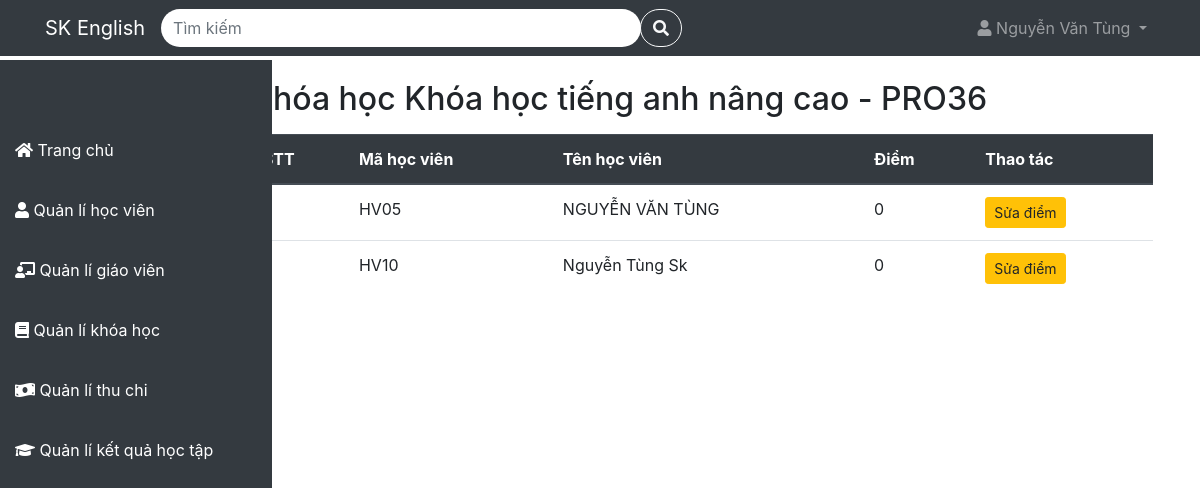
The page /QuanLiTrungTamTA/achievement/detail?id=PRO36&nameCourse=Khóa học tiếng anh nâng cao (signed in) on the database as committed earlier.
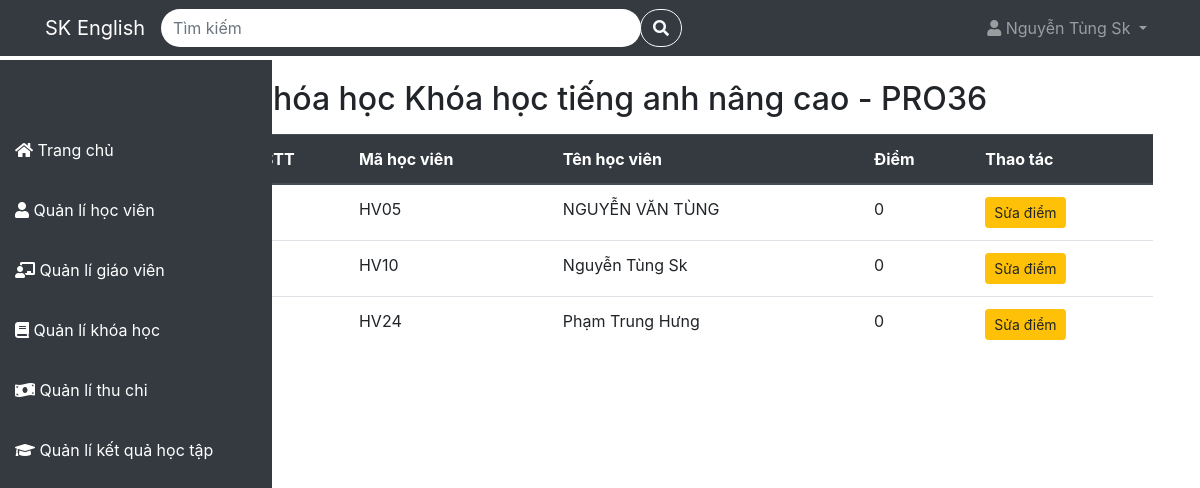
The same page on the database as committed later.
### tables this page shows
CREATE TABLE `registrations` (
  `registration_id` varchar(4) NOT NULL,
  `student_id` varchar(4) NOT NULL,
  `schedule_id` varchar(32) NOT NULL,
  `registration_date` timestamp NOT NULL DEFAULT current_timestamp() ON UPDATE current_timestamp()
);

CREATE TABLE `students` (
  `student_id` varchar(4) NOT NULL,
  `name` varchar(100) NOT NULL,
  `address` varchar(100) DEFAULT NULL,
  `phone` varchar(10) NOT NULL,
  `email` varchar(100) NOT NULL
);

### app/Controller/AchievementController.php (called while the page is built, shortened)
<?php
class AchievementController{
    protected $config = [
        'host' => 'localhost',
        'dbname' => 'quanlytrungtamta',
        'user' => 'root',
        'password' => ''
    ];
    protected $db;
    public function __construct() {
        $this->db = new Database($this->config);
    }
    public function show($param){
        if(isset($_GET['id']) && !empty($_GET['id'])){
            $id = $_GET['id'];
            $students = $this->db->table('registrations')->JoinTable(['students' => 'student_id'], ['schedule_id' => $id]);
        }
        include './app/View/Achievement/detail.php';
    }
}
?>

### index.php (called while the page is built, shortened)
<?php
include './app/Model/Model.php';
include './app/Route/Route.php';
include './app/Controller/AchievementController.php';
$route = new Route();
$route->get('/', 'LandingController@index');
$route->post('/courseRegistration', 'RegisterController@courseRegistration');
$route->post('/login', 'LoginController@index');
$route->post('/logout', 'LogoutController@index');
$route->post('/register', 'RegisterController@index');
$route->post('/verify', 'RegisterController@verify');
$route->post('/forgotPassword', 'ForgotPasswordController@forgot_password');
$route->post('/reset_password', 'ForgotPasswordController@reset_password');
if(isset($_SESSION['full_name']) && !empty($_SESSION['full_name']))
{
    $route->get('/home', 'HomeController@index');
    $route->get('/profile', 'UserController@index');
    $route->post('/profile/edit', 'UserController@editProfile');
    $route->post('/profile/resetPassWord', 'UserController@ResetPasswordProfile');
    $route->get('/student', 'StudentController@index');
    $route->post('/student/deleteStudent', 'StudentController@deleteStudent');
    $route->post('/student/editStudent', 'StudentController@editStudent');
    $route->post('/student/addStudent', 'RegistrationController@addStudent');
    $route->get('/teacher', 'TeacherController@index');
    $route->post('/teacher/addTeacher', 'TeacherController@addTeacher');
    $route->post('/teacher/editTeacher', 'TeacherController@editTeacher');
    $route->post('/teacher/deleteTeacher', 'TeacherController@deleteTeacher');
    $route->get('/course', 'CourseController@index');
    $route->post('/course/addCourse', 'CourseController@addCourse');
    $route->post('/course/deleteCourse', 'CourseController@deleteCourse');
    $route->post('/course/edit', 'CourseController@editCourse');
    $route->get('/course/detail', 'CourseController@show@detailCourse.php');
    $route->post('/course/addSchedule', 'ScheduleController@addSchedule');
    $route->post('/course/deleteSchedule', 'ScheduleController@deleteSchedule');
    $route->get('/payment', 'PaymentController@index');
    $route->get('/payment/receipts', 'PaymentController@show@receipts.php');
    $route->get('/payment/expenses', 'PaymentController@show@expenses.php');
    $route->get('/payment/report', 'PaymentController@show@report.php');
    $route->get('/achievement', 'AchievementController@index');
    $route->get('/achievement/detail', 'AchievementController@show@detail.php');
}
$requestUri = $_SERVER['REQUEST_URI'];
$route->handle($requestUri);
?>

### app/Model/Model.php (called while the page is built, shortened)
<?php
class Database {
    protected
        $table = '',
        $host = '',
        $user ='',
        $password = '',
        $dbname = '',
        $conn = null;
    public function __construct($config){
        $this->host = $config['host'];
        $this->user = $config['user'];
        $this->password = $config['password'];
        $this->dbname = $config['dbname'];
    }
    protected function connect(){
        try{
            $this->conn = new PDO("mysql:host=$this->host;dbname=$this->dbname", $this->user, $this->password);
            $this->conn->setAttribute(PDO::ATTR_ERRMODE, PDO::ERRMODE_EXCEPTION);
        }catch(PDOException $e){
            echo "Lỗi kết nối đến cơ sở dữ liệu: ".$e->getMessage();
        }
    }
    public function get($data = [])
    {
        try {
            if (empty($data)) {
                $sqlString = "select * from $this->table";
                $query = $this->conn->prepare($sqlString);
                $query->execute();
            } else {
                $stmt = join('=? and ', array_keys($data));
                $stmt .= '=?';
                $sqlString = "select * from $this->table where $stmt";
                $query = $this->conn->prepare($sqlString);
                $query->execute(array_values($data));
            }
            return $query->fetchAll(PDO::FETCH_ASSOC);
        } catch (PDOException $e) {
            $this->logToConsole("Lỗi đọc dữ liệu: " . $e->getMessage());
        }
    }
    public function JoinTable($table = [], $where = []) {
        try {
            $sqlString = "SELECT * FROM $this->table";
            $id = array_values($table);
            $tableKeys = array_keys($table);
            for ($i = 0; $i < count($tableKeys); $i++) {
                $sqlString .= " INNER JOIN " . $tableKeys[$i] . " ON " . $this->table . "." . $id[$i] . " = " . $tableKeys[$i] . "." . $id[$i];
            }
            if (!empty($where)) {
                $sqlString .= " WHERE ";
                $conditions = [];
                foreach (array_keys($where) as $column) {
                    $conditions[] = $column . " LIKE ?";
                }
                $sqlString .= implode(" AND ", $conditions);
            }
            $query = $this->conn->prepare($sqlString);
            if (!empty($where)) {
                $i = 1;
                foreach (array_values($where) as $value) {
                    $query->bindValue($i, '%' . $value . '%');
                    $i++;
                }
            }
            $query->execute();
            $results = $query->fetchAll(PDO::FETCH_ASSOC);
            return $results;
        } catch (PDOException $e) {
            $this->logToConsole("Lỗi đọc dữ liệu: " . $e->getMessage());
            return [];
        } catch (Exception $e) {
            $this->logToConsole("Lỗi: " . $e->getMessage());
            return [];
        }
    }
    public function table($table){
        $this->table = $table;
        return $this;
    }
}
?>

### app/View/Achievement/detail.php (the view, shortened to what this page needs)
<!DOCTYPE html>
<html lang="en">
<head>
  <link rel="stylesheet" href="https://cdnjs.cloudflare.com/ajax/libs/font-awesome/5.15.4/css/all.min.css">
  <link rel="stylesheet" href="https://maxcdn.bootstrapcdn.com/bootstrap/4.5.2/css/bootstrap.min.css">
  <link rel="stylesheet" href=".\public\css\sidebar.css">
  <link rel="stylesheet" href=".\public\css\cssProject.css">
</head>
<body>
<?php include './app/View/Template/navbar.php' ?>
<?php include 'app/View/Template/sidebar.php' ?>
<div class="main-content">
    <div class="container mt-5">
    <h2>Khóa học <?php echo $_GET['nameCourse']?> - <?php echo $id?></h2>
    <table class="table mt-3">
      <thead class="thead-dark">
        <tr>
          <th>STT</th>
          <th>Mã học viên</th>
          <th>Tên học viên</th>
          <th>Điểm</th>
          <th>Thao tác</th>
        </tr>
      </thead>
      <tbody>
        <?php
            foreach($students as $key => $value):
                $score = $this->db->table('grades')->get(['registration_id' => $value['registration_id']]);
                if($score) {
                    $score = $score[0]['score'];
                }else{
                    $score = 0;
                }
        ?>
        <tr class="table-row-hover">
          <td><?php echo $key+1?></td>
          <td><?php echo $value['student_id']?></td>
          <td><?php echo $value['name']?></td>
          <td><?php echo $score?></td>
          <td>
            <button
                    type="button"
                    class="btn btn-warning btn-sm"
                    data-toggle="modal"
                    data-target="#suadiem"
                    data-diem="<?php echo $score;?>">
                Sửa điểm
            </button>
          </td>
        </tr>
        <?php endforeach;?>
      </tbody>
    </table>
    </div>
</div>
</body>
</html>

### app/Route/Route.php (shortened to what this page needs)
<?php
class Route {
    private $routes = [];
    public function get($url, $controllerAction) {
        $url = '/QuanLiTrungTamTA' . $url;
        $this->routes[$url] = $controllerAction;
    }
    public function post($url, $controllerAction) {
        $url = '/QuanLiTrungTamTA' . $url;
        $this->routes[$url] = $controllerAction;
    }
    public function handle($requestUri) {
        $url = parse_url($requestUri, PHP_URL_PATH);
        if (isset($this->routes[$url])) {
            $controllerAction = $this->routes[$url];
            $parts = explode('@', $controllerAction);
            $action = $parts[1];
            $param = null;
            if(isset($parts[2])){
                $param = $parts[2];
            }
            $controller = new $controllerName();
            if(!isset($param))
                $controller->$action($param);
            else{
                $controller->$action($param);
            }
        } else {
            header('location: ./');
        }
    }
}
?>

### app/View/Template/navbar.php (shortened to what this page needs)
<?php
      $url = $_SERVER['REQUEST_URI'];
      $url = parse_url($url, PHP_URL_PATH);
?>
<nav class="navbar navbar-expand-lg navbar-dark bg-dark fixed-top">
  <div class="container">
    <a class="navbar-brand" href="/QuanLiTrungTamTA/home">SK English</a>
    <form class="form-inline my-2 my-lg-0 mx-auto" action="<?php echo $url?>" method="GET">
      <div class="input-group">
        <input type="text" class="form-control rounded-pill border-0 flex-grow-1" style="width: 30em;" placeholder="Tìm kiếm" aria-label="Search" aria-describedby="search-addon" name="search">
        <div class="input-group-append">
          <button class="btn btn-outline-light rounded-pill" type="submit" id="search-addon">
            <i class="fa fa-search"></i>
          </button>
        </div>
      </div>
    </form>
    <div class="collapse navbar-collapse" id="navbarSupportedContent">
      <ul class="navbar-nav ml-auto">
        <li class="nav-item dropdown">
          <a class="nav-link dropdown-toggle" href="#" id="navbarDropdown" role="button" data-toggle="dropdown" aria-haspopup="true" aria-expanded="false">
            <i class="fa fa-user"></i> <?php echo $_SESSION['full_name']?>
          </a>
        </li>
      </ul>
    </div>
  </div>
</nav>

### app/View/Template/sidebar.php
<?php
$current_page = $_SERVER['REQUEST_URI'];
$current_page = parse_url($current_page, PHP_URL_PATH);
$current_page = explode('/', $current_page);
$current_page = array_filter($current_page);
$current_page = end($current_page);
?>
<link rel="stylesheet" href=".\public\css\sidebar.css">
<link rel="stylesheet" href="..\public\css\sidebar.css">
<div class="sidebar">
  <ul class="navbar-nav">
    <li class="nav-item <?php if($current_page == 'home') echo 'active';?>">
      <a class="nav-link " href="/QuanLiTrungTamTA/home"><i class="fas fa-home"></i> Trang chủ</a>
    </li>
    <li class="nav-item <?php if($current_page == 'student') echo 'active';?>">
      <a class="nav-link " href="/QuanLiTrungTamTA/student"><i class="fas fa-user"></i> Quản lí học viên</a>
    </li>
    <li class="nav-item <?php if($current_page == 'teacher') echo 'active';?>">
      <a class="nav-link " href="/QuanLiTrungTamTA/teacher"><i class="fas fa-chalkboard-teacher"></i> Quản lí giáo viên</a>
    </li>
    <li class="nav-item <?php if($current_page == 'course') echo 'active';?>">
      <a class="nav-link " href="/QuanLiTrungTamTA/course"><i class="fas fa-book"></i> Quản lí khóa học</a>
    </li>
    <li class="nav-item <?php if($current_page == 'payment') echo 'active';?>">
      <a class="nav-link " href="/QuanLiTrungTamTA/payment"><i class="fas fa-money-bill-wave"></i> Quản lí thu chi</a>
    </li>
    <li class="nav-item <?php if($current_page == 'achievement') echo 'active';?>">
      <a class="nav-link " href="/QuanLiTrungTamTA/achievement"><i class="fas fa-graduation-cap"></i> Quản lí kết quả học tập</a>
    </li>
  </ul>
</div>

### public/css/sidebar.css (style rules this page uses)
.sidebar { position: fixed; left: 0; top: 60px; bottom: 0; height: calc(100vh - 60px); width: 17em; background-color: #343a40; padding-top: 60px; }
.sidebar ul.navbar-nav li { padding: 10px 15px; }
.sidebar ul.navbar-nav li a { color: #fff; }
.main-content { margin-left: 17%; padding: 2em; }

### public/css/cssProject.css (style rules this page uses)
.table-row-hover { cursor: pointer; }

Rows that differ between the two databases and show on the page:
added registrations: student.student_id "HV24", student.name "Phạm Trung Hưng", score "0"
Other text that changed with them:
$_SESSION['full_name']: "Nguyễn Văn Tùng" → "Nguyễn Tùng Sk"
